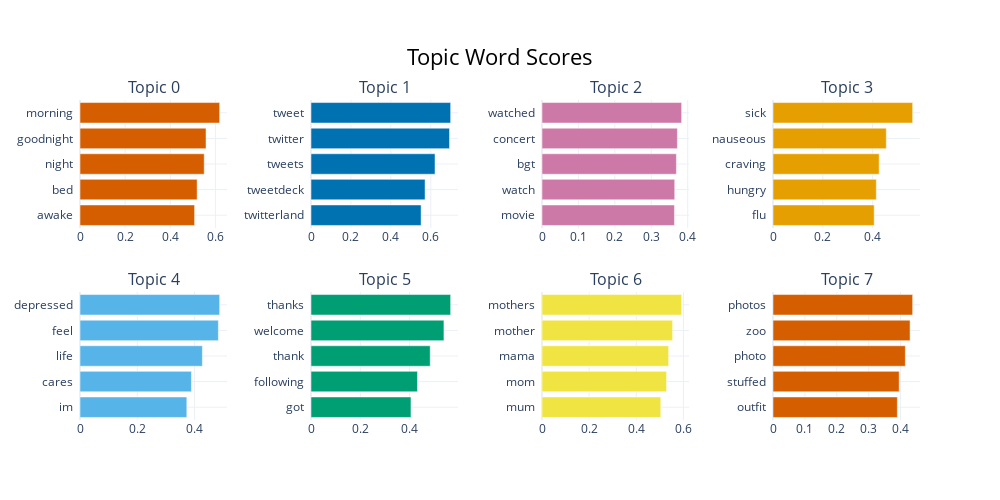

The code cell stored with this chart in its notebook:
### Code cell
topic_model.visualize_barchart()

### Figure 1 — Plotly figure (JSON) as saved in the notebook; plotly's stock layout.template omitted (floating-point values rounded to 4 significant figures)
{"data": [{"marker": {"color": "#D55E00"}, "orientation": "h", "type": "bar", "x": [0.5078, 0.519, 0.5504, 0.5585, 0.6188], "xaxis": "x", "y": ["awake  ", "bed  ", "night  ", "goodnight  ", "morning  "], "yaxis": "y"}, {"marker": {"color": "#0072B2"}, "orientation": "h", "type": "bar", "x": [0.5517, 0.5715, 0.6213, 0.6938, 0.6995], "xaxis": "x2", "y": ["twitterland  ", "tweetdeck  ", "tweets  ", "twitter  ", "tweet  "], "yaxis": "y2"}, {"marker": {"color": "#CC79A7"}, "orientation": "h", "type": "bar", "x": [0.3636, 0.3643, 0.3689, 0.3716, 0.3833], "xaxis": "x3", "y": ["movie  ", "watch  ", "bgt  ", "concert  ", "watched  "], "yaxis": "y3"}, {"marker": {"color": "#E69F00"}, "orientation": "h", "type": "bar", "x": [0.4062, 0.4147, 0.4262, 0.4548, 0.5606], "xaxis": "x4", "y": ["flu  ", "hungry  ", "craving  ", "nauseous  ", "sick  "], "yaxis": "y4"}, {"marker": {"color": "#56B4E9"}, "orientation": "h", "type": "bar", "x": [0.373, 0.389, 0.4273, 0.4831, 0.4876], "xaxis": "x5", "y": ["im  ", "cares  ", "life  ", "feel  ", "depressed  "], "yaxis": "y5"}, {"marker": {"color": "#009E73"}, "orientation": "h", "type": "bar", "x": [0.4055, 0.4319, 0.4836, 0.5393, 0.5665], "xaxis": "x6", "y": ["got  ", "following  ", "thank  ", "welcome  ", "thanks  "], "yaxis": "y6"}, {"marker": {"color": "#F0E442"}, "orientation": "h", "type": "bar", "x": [0.5039, 0.5285, 0.5374, 0.5541, 0.5925], "xaxis": "x7", "y": ["mum  ", "mom  ", "mama  ", "mother  ", "mothers  "], "yaxis": "y7"}, {"marker": {"color": "#D55E00"}, "orientation": "h", "type": "bar", "x": [0.3898, 0.3956, 0.4148, 0.4297, 0.4378], "xaxis": "x8", "y": ["outfit  ", "stuffed  ", "photo  ", "zoo  ", "photos  "], "yaxis": "y8"}], "layout": {"annotations": [{"font": {"size": 16}, "showarrow": false, "text": "Topic 0", "x": 0.0875, "xanchor": "center", "xref": "paper", "y": 1, "yanchor": "bottom", "yref": "paper"}, {"font": {"size": 16}, "showarrow": false, "text": "Topic 1", "x": 0.3625, "xanchor": "center", "xref": "paper", "y": 1, "yanchor": "bottom", "yref": "paper"}, {"font": {"size": 16}, "showarrow": false, "text": "Topic 2", "x": 0.6375, "xanchor": "center", "xref": "paper", "y": 1, "yanchor": "bottom", "yref": "paper"}, {"font": {"size": 16}, "showarrow": false, "text": "Topic 3", "x": 0.9125, "xanchor": "center", "xref": "paper", "y": 1, "yanchor": "bottom", "yref": "paper"}, {"font": {"size": 16}, "showarrow": false, "text": "Topic 4", "x": 0.0875, "xanchor": "center", "xref": "paper", "y": 0.4, "yanchor": "bottom", "yref": "paper"}, {"font": {"size": 16}, "showarrow": false, "text": "Topic 5", "x": 0.3625, "xanchor": "center", "xref": "paper", "y": 0.4, "yanchor": "bottom", "yref": "paper"}, {"font": {"size": 16}, "showarrow": false, "text": "Topic 6", "x": 0.6375, "xanchor": "center", "xref": "paper", "y": 0.4, "yanchor": "bottom", "yref": "paper"}, {"font": {"size": 16}, "showarrow": false, "text": "Topic 7", "x": 0.9125, "xanchor": "center", "xref": "paper", "y": 0.4, "yanchor": "bottom", "yref": "paper"}], "height": 500, "hoverlabel": {"bgcolor": "white", "font": {"family": "Rockwell", "size": 16}}, "showlegend": false, "title": {"font": {"color": "Black", "size": 22}, "text": "Topic Word Scores", "x": 0.5, "xanchor": "center", "yanchor": "top"}, "width": 1000, "xaxis": {"anchor": "y", "domain": [0, 0.175], "showgrid": true}, "xaxis2": {"anchor": "y2", "domain": [0.275, 0.45], "showgrid": true}, "xaxis3": {"anchor": "y3", "domain": [0.55, 0.725], "showgrid": true}, "xaxis4": {"anchor": "y4", "domain": [0.825, 1], "showgrid": true}, "xaxis5": {"anchor": "y5", "domain": [0, 0.175], "showgrid": true}, "xaxis6": {"anchor": "y6", "domain": [0.275, 0.45], "showgrid": true}, "xaxis7": {"anchor": "y7", "domain": [0.55, 0.725], "showgrid": true}, "xaxis8": {"anchor": "y8", "domain": [0.825, 1], "showgrid": true}, "yaxis": {"anchor": "x", "domain": [0.6, 1], "showgrid": true}, "yaxis2": {"anchor": "x2", "domain": [0.6, 1], "showgrid": true}, "yaxis3": {"anchor": "x3", "domain": [0.6, 1], "showgrid": true}, "yaxis4": {"anchor": "x4", "domain": [0.6, 1], "showgrid": true}, "yaxis5": {"anchor": "x5", "domain": [0, 0.4], "showgrid": true}, "yaxis6": {"anchor": "x6", "domain": [0, 0.4], "showgrid": true}, "yaxis7": {"anchor": "x7", "domain": [0, 0.4], "showgrid": true}, "yaxis8": {"anchor": "x8", "domain": [0, 0.4], "showgrid": true}}}
